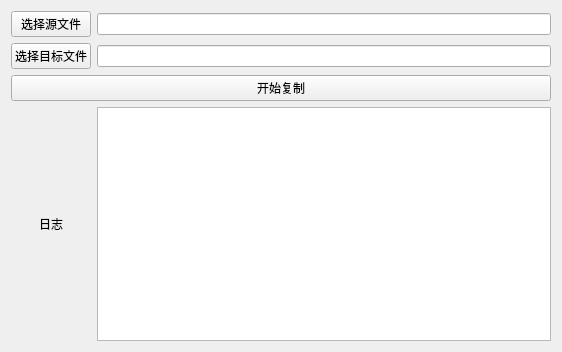
<?xml version="1.0" encoding="UTF-8"?>
<ui version="4.0">
 <class>Form</class>
 <widget class="QWidget" name="Form">
  <property name="geometry">
   <rect>
    <x>0</x>
    <y>0</y>
    <width>562</width>
    <height>352</height>
   </rect>
  </property>
  <property name="windowTitle">
   <string>每秒复制源文件一行到目标文件</string>
  </property>
  <layout class="QGridLayout" name="gridLayout">
   <item row="0" column="1">
    <widget class="QLineEdit" name="lineEdit_sourcePath"/>
   </item>
   <item row="1" column="0">
    <widget class="QPushButton" name="btn_selectTargetFile">
     <property name="text">
      <string>选择目标文件</string>
     </property>
    </widget>
   </item>
   <item row="1" column="1">
    <widget class="QLineEdit" name="lineEdit_targetPath"/>
   </item>
   <item row="0" column="0">
    <widget class="QPushButton" name="btn_selectSourceFile">
     <property name="text">
      <string>选择源文件</string>
     </property>
    </widget>
   </item>
   <item row="3" column="1">
    <widget class="QTextEdit" name="textEdit_log"/>
   </item>
   <item row="3" column="0">
    <widget class="QLabel" name="label">
     <property name="text">
      <string>日志</string>
     </property>
     <property name="alignment">
      <set>Qt::AlignCenter</set>
     </property>
    </widget>
   </item>
   <item row="2" column="0" colspan="2">
    <widget class="QPushButton" name="btn_runCopy">
     <property name="text">
      <string>开始复制</string>
     </property>
    </widget>
   </item>
  </layout>
 </widget>
 <resources/>
 <connections/>
</ui>
